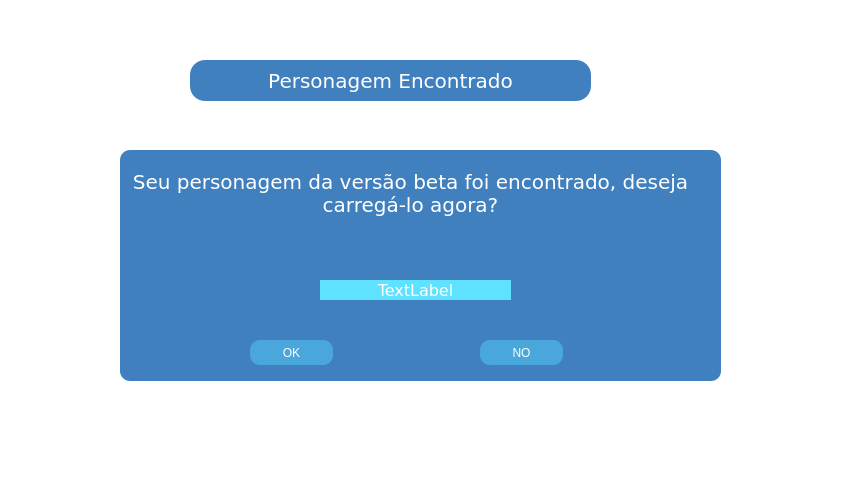
<?xml version="1.0" encoding="UTF-8"?>
<ui version="4.0">
 <class>MainWindow</class>
 <widget class="QMainWindow" name="MainWindow">
  <property name="geometry">
   <rect>
    <x>0</x>
    <y>0</y>
    <width>850</width>
    <height>482</height>
   </rect>
  </property>
  <property name="windowTitle">
   <string>Loaded Character</string>
  </property>
  <property name="styleSheet">
   <string notr="true">background-color: rgb(255,255,255);</string>
  </property>
  <widget class="QWidget" name="centralwidget">
   <widget class="QFrame" name="frame">
    <property name="geometry">
     <rect>
      <x>20</x>
      <y>30</y>
      <width>791</width>
      <height>411</height>
     </rect>
    </property>
    <property name="styleSheet">
     <string notr="true">QFrame{
	color:rgb(255,255,255);
	border-style:none;
}</string>
    </property>
    <property name="frameShape">
     <enum>QFrame::StyledPanel</enum>
    </property>
    <property name="frameShadow">
     <enum>QFrame::Raised</enum>
    </property>
    <widget class="QFrame" name="frame_cima">
     <property name="geometry">
      <rect>
       <x>170</x>
       <y>30</y>
       <width>401</width>
       <height>41</height>
      </rect>
     </property>
     <property name="styleSheet">
      <string notr="true">QFrame{
	color: rgb(255,255,255);
	background-color: rgb(64, 128, 191);
	border-color:none;
	border-style:none;
	border-radius:15px;
}</string>
     </property>
     <property name="frameShape">
      <enum>QFrame::StyledPanel</enum>
     </property>
     <property name="frameShadow">
      <enum>QFrame::Raised</enum>
     </property>
     <widget class="QLabel" name="label">
      <property name="geometry">
       <rect>
        <x>10</x>
        <y>0</y>
        <width>381</width>
        <height>41</height>
       </rect>
      </property>
      <property name="font">
       <font>
        <family>DejaVu Sans</family>
        <pointsize>15</pointsize>
       </font>
      </property>
      <property name="text">
       <string>Personagem Encontrado</string>
      </property>
      <property name="alignment">
       <set>Qt::AlignCenter</set>
      </property>
     </widget>
    </widget>
    <widget class="QFrame" name="frame_central">
     <property name="geometry">
      <rect>
       <x>100</x>
       <y>120</y>
       <width>601</width>
       <height>231</height>
      </rect>
     </property>
     <property name="mouseTracking">
      <bool>true</bool>
     </property>
     <property name="styleSheet">
      <string notr="true">QFrame{
	color: rgb(255,255,255);
	background-color: rgb(64, 128, 191);
	border-color:none;
	border-style:none;
	border-radius:10px;
}</string>
     </property>
     <property name="frameShape">
      <enum>QFrame::StyledPanel</enum>
     </property>
     <property name="frameShadow">
      <enum>QFrame::Raised</enum>
     </property>
     <widget class="QLabel" name="charactername">
      <property name="geometry">
       <rect>
        <x>200</x>
        <y>130</y>
        <width>191</width>
        <height>20</height>
       </rect>
      </property>
      <property name="font">
       <font>
        <family>DejaVu Sans</family>
        <pointsize>12</pointsize>
       </font>
      </property>
      <property name="styleSheet">
       <string notr="true">QLabel{
	background-color:rgb(94, 226, 255);
	border-style:none;
	border-radius:0px;
}</string>
      </property>
      <property name="text">
       <string>TextLabel</string>
      </property>
      <property name="alignment">
       <set>Qt::AlignCenter</set>
      </property>
     </widget>
     <widget class="QPushButton" name="OK">
      <property name="geometry">
       <rect>
        <x>130</x>
        <y>190</y>
        <width>83</width>
        <height>25</height>
       </rect>
      </property>
      <property name="styleSheet">
       <string notr="true">QPushButton{
	background-color:rgb(74, 167, 219);
	border-style:none;
	border-radius:10px;
	color:rgb(255,255,255);
}

QPushButton:hover{
	background-color:rgb(94, 226, 255);
}</string>
      </property>
      <property name="text">
       <string>OK</string>
      </property>
      <property name="shortcut">
       <string>Y</string>
      </property>
     </widget>
     <widget class="QPushButton" name="NO">
      <property name="geometry">
       <rect>
        <x>360</x>
        <y>190</y>
        <width>83</width>
        <height>25</height>
       </rect>
      </property>
      <property name="styleSheet">
       <string notr="true">QPushButton{
	background-color:rgb(74, 167, 219);
	border-style:none;
	border-radius:10px;
	color:rgb(255,255,255);
}

QPushButton:hover{
	background-color:rgb(94, 226, 255);
}</string>
      </property>
      <property name="text">
       <string>NO</string>
      </property>
      <property name="shortcut">
       <string>N</string>
      </property>
     </widget>
     <widget class="QLabel" name="label_2">
      <property name="geometry">
       <rect>
        <x>0</x>
        <y>20</y>
        <width>581</width>
        <height>91</height>
       </rect>
      </property>
      <property name="font">
       <font>
        <family>DejaVu Sans</family>
        <pointsize>15</pointsize>
       </font>
      </property>
      <property name="text">
       <string>Seu personagem da versão beta foi encontrado, deseja carregá-lo agora?</string>
      </property>
      <property name="textFormat">
       <enum>Qt::AutoText</enum>
      </property>
      <property name="scaledContents">
       <bool>true</bool>
      </property>
      <property name="alignment">
       <set>Qt::AlignHCenter|Qt::AlignTop</set>
      </property>
      <property name="wordWrap">
       <bool>true</bool>
      </property>
     </widget>
    </widget>
   </widget>
  </widget>
 </widget>
 <resources/>
 <connections/>
</ui>
